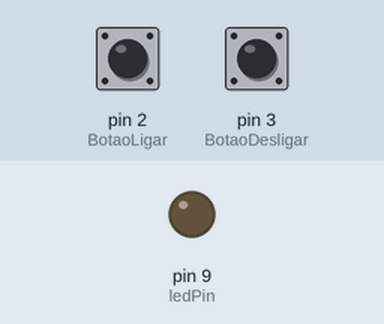
Simulated run of this sketch. Board: Arduino Uno, built with avr-gcc and run on an emulated ATmega328P. On the bench: output pins drawn as LEDs (lit = HIGH). The test bench sets the inputs (shaded band); at power-on: pin 2 (BotaoLigar) HIGH, pin 3 (BotaoDesligar) HIGH.

Above: at 1.2 s.
1.3 s: pin 2 (BotaoLigar) pulled LOW for 0.15 s
At 2.1 s:
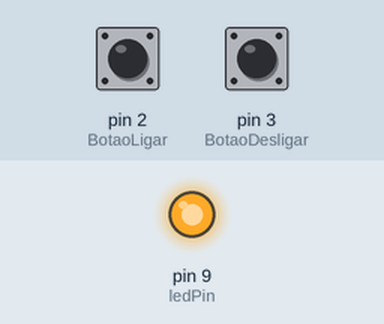
2.9 s: pin 3 (BotaoDesligar) pulled LOW for 0.15 s
At 3.3 s:
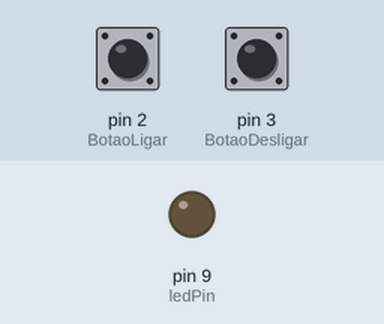
4.5 s: pin 2 (BotaoLigar) pulled LOW for 1 s
At 5.8 s:
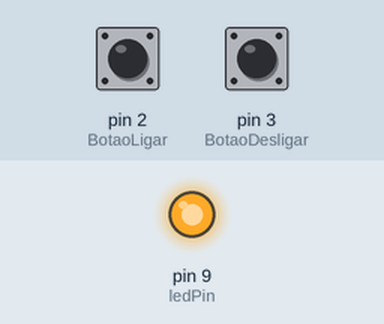
Timing chart, 0 to 7.5 s (numbered marks = the images above; inputs shaded):
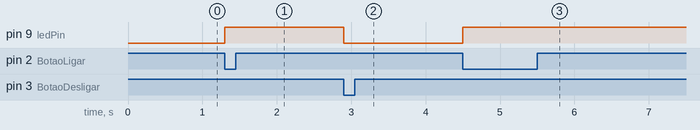

The sketch:

Exercicio_interrupt.ino
```cpp
const int ledPin = 9;
const int BotaoLigar = 2;//InterruptPinA
const int BotaoDesligar = 3;//InterruptPinB
volatile bool state = LOW;

void setup() {
  pinMode(ledPin, OUTPUT);
  pinMode(BotaoLigar, INPUT_PULLUP);
  pinMode(BotaoDesligar, INPUT_PULLUP);
  attachInterrupt(digitalPinToInterrupt(BotaoLigar), ligar, FALLING);
  attachInterrupt(digitalPinToInterrupt(BotaoDesligar), desligar, FALLING);
}

void loop() {
  digitalWrite(ledPin, state);
}


void ligar() {
  state = HIGH;
}
void desligar() {
  state = LOW;
}
```

Measured:
- after the input at 1.3 s, pin 9 (ledPin): LOW → HIGH at once
- after the input at 2.9 s, pin 9 (ledPin): HIGH → LOW at once
- after the input at 4.5 s, pin 9 (ledPin): LOW → HIGH at once
